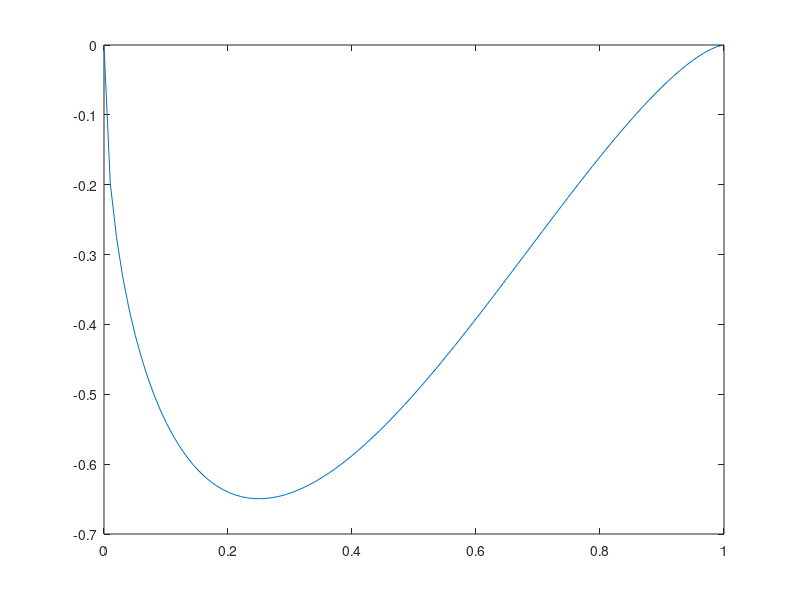

The MATLAB source for this figure: (Note: this script raises an error after producing the figure.)
E = linspace(0,1,100);

Cmacbyeta = 2*sqrt(E.*(1-E)).*(E-1);

plot(E,Cmacbyeta)


idx = islocalmin(Cmacbyeta);

grid on
title("c_{mac}/\eta vs E")
xlabel("E")
ylabel("c_{mac}/\eta")